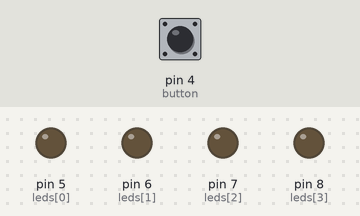
The sketch below on a simulated Arduino Uno, built with avr-gcc and run on an emulated ATmega328P. On the bench: output pins drawn as LEDs (lit = HIGH). Inputs (shaded band) come from the test bench; at power-on: pin 4 (button) LOW.

Above: at 1.2 s.
1.3 s: pin 4 (button) pulled HIGH for 0.15 s
At 1.55 s:
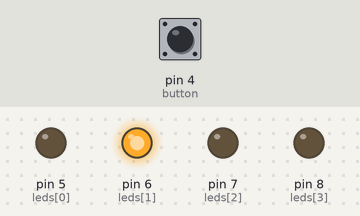
At 1.95 s:
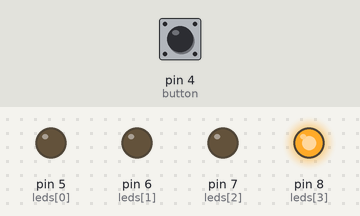
4.3 s: pin 4 (button) pulled HIGH for 3.2 s
At 4.55 s:
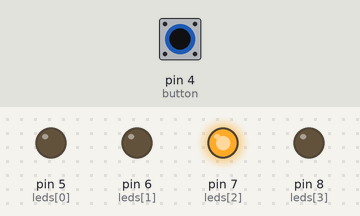
Timing chart, 0 to 8.9 s (numbered marks = the images above; inputs shaded):
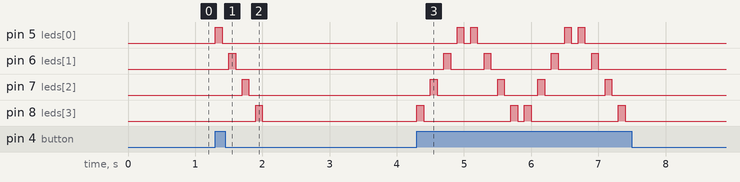

The sketch:

TwoWayLEDOnButtonPush.ino
```cpp
int button = 4;
int leds[]={5,6,7,8};
int timing = 100;
int n = 0;
int flag=0;

void setup(){
  for (n=0; n<4; n++){
   pinMode (leds[n],OUTPUT);
  }
  pinMode (button,INPUT);
}

void flashRG(){
 for (n=0;n<4;n++){
  digitalWrite(leds[n], HIGH);
  delay(timing);
  digitalWrite(leds[n], LOW);
  delay(timing);
 }
 flag=1;
}

void flashGR(){
 for (n=3;n>=0;n--){
   digitalWrite(leds[n], HIGH);
   delay(timing);
   digitalWrite(leds[n], LOW);
   delay(timing);
 }
 flag=0;
}

void chooseFlash(){
 if (flag==0)
   flashRG();
  else flashGR();
}

void loop(){
 if (digitalRead(button)==HIGH)
   chooseFlash();
}
```

Measured:
- after the input at 1.3 s, pin 5 (leds[0]): LOW → HIGH at once, → LOW 0.10 s later; pin 6 (leds[1]): LOW → HIGH after 0.20 s, → LOW 0.10 s later; pin 7 (leds[2]): LOW → HIGH after 0.40 s, → LOW 0.10 s later; pin 8 (leds[3]): LOW → HIGH after 0.60 s, → LOW 0.10 s later
- after the input at 4.3 s, pin 5 (leds[0]): LOW → HIGH after 0.60 s, → LOW 0.10 s later, → HIGH 0.10 s later, → LOW 0.10 s later, … (8 changes in this stretch); pin 6 (leds[1]): LOW → HIGH after 0.40 s, → LOW 0.10 s later, → HIGH 0.50 s later, → LOW 0.10 s later, … (8 changes in this stretch)
